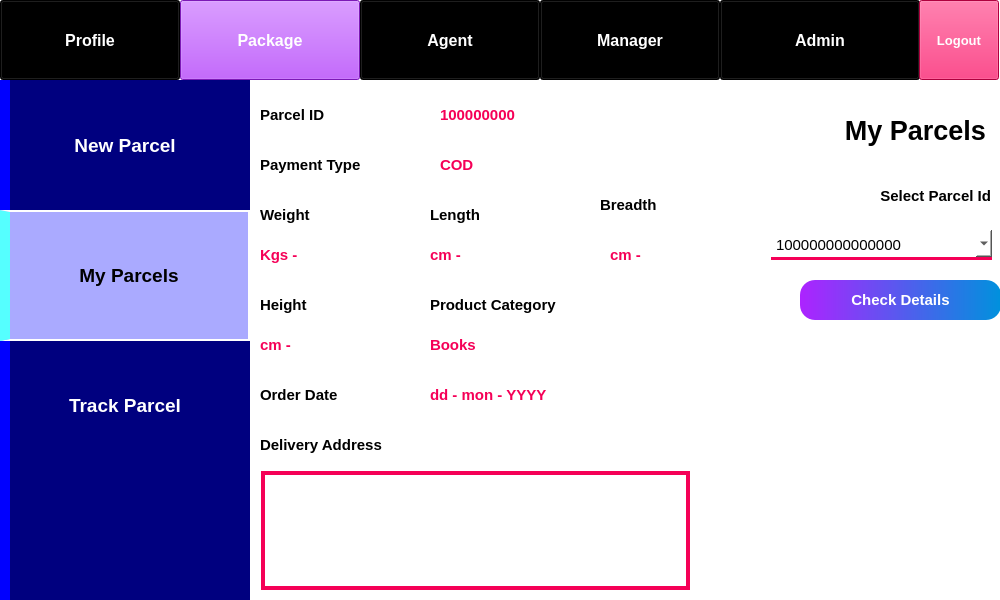
<?xml version="1.0" encoding="UTF-8"?>
<ui version="4.0">
 <class>MainWindow</class>
 <widget class="QMainWindow" name="MainWindow">
  <property name="geometry">
   <rect>
    <x>0</x>
    <y>0</y>
    <width>1000</width>
    <height>600</height>
   </rect>
  </property>
  <property name="windowTitle">
   <string>My Parcels</string>
  </property>
  <property name="windowIcon">
   <iconset>
    <normaloff>../images/PMS logo.PNG</normaloff>../images/PMS logo.PNG</iconset>
  </property>
  <property name="styleSheet">
   <string notr="true">background-color: rgb(255, 255, 255);</string>
  </property>
  <widget class="QWidget" name="centralwidget">
   <widget class="QPushButton" name="pushButton">
    <property name="geometry">
     <rect>
      <x>0</x>
      <y>0</y>
      <width>180</width>
      <height>80</height>
     </rect>
    </property>
    <property name="font">
     <font>
      <pointsize>12</pointsize>
      <weight>75</weight>
      <bold>true</bold>
     </font>
    </property>
    <property name="styleSheet">
     <string notr="true">background-color: rgb(0, 0, 0);
color: rgb(255, 255, 255);</string>
    </property>
    <property name="text">
     <string>Profile</string>
    </property>
   </widget>
   <widget class="QPushButton" name="pushButton_2">
    <property name="geometry">
     <rect>
      <x>180</x>
      <y>0</y>
      <width>180</width>
      <height>80</height>
     </rect>
    </property>
    <property name="font">
     <font>
      <pointsize>12</pointsize>
      <weight>75</weight>
      <bold>true</bold>
     </font>
    </property>
    <property name="styleSheet">
     <string notr="true">background-color: rgb(173, 35, 255);
color: rgb(255, 255, 255);</string>
    </property>
    <property name="text">
     <string>Package</string>
    </property>
   </widget>
   <widget class="QPushButton" name="pushButton_3">
    <property name="geometry">
     <rect>
      <x>360</x>
      <y>0</y>
      <width>180</width>
      <height>80</height>
     </rect>
    </property>
    <property name="font">
     <font>
      <pointsize>12</pointsize>
      <weight>75</weight>
      <bold>true</bold>
     </font>
    </property>
    <property name="styleSheet">
     <string notr="true">background-color: rgb(0, 0, 0);
color: rgb(255, 255, 255);</string>
    </property>
    <property name="text">
     <string>Agent</string>
    </property>
   </widget>
   <widget class="QPushButton" name="pushButton_4">
    <property name="geometry">
     <rect>
      <x>540</x>
      <y>0</y>
      <width>180</width>
      <height>80</height>
     </rect>
    </property>
    <property name="font">
     <font>
      <pointsize>12</pointsize>
      <weight>75</weight>
      <bold>true</bold>
     </font>
    </property>
    <property name="styleSheet">
     <string notr="true">background-color: rgb(0, 0, 0);
color: rgb(255, 255, 255);</string>
    </property>
    <property name="text">
     <string>Manager</string>
    </property>
   </widget>
   <widget class="QPushButton" name="pushButton_5">
    <property name="geometry">
     <rect>
      <x>720</x>
      <y>0</y>
      <width>200</width>
      <height>80</height>
     </rect>
    </property>
    <property name="font">
     <font>
      <pointsize>12</pointsize>
      <weight>75</weight>
      <bold>true</bold>
     </font>
    </property>
    <property name="styleSheet">
     <string notr="true">background-color: rgb(0, 0, 0);
color: rgb(255, 255, 255);</string>
    </property>
    <property name="text">
     <string>Admin</string>
    </property>
   </widget>
   <widget class="QPushButton" name="pushButton_6">
    <property name="geometry">
     <rect>
      <x>800</x>
      <y>280</y>
      <width>201</width>
      <height>40</height>
     </rect>
    </property>
    <property name="font">
     <font>
      <pointsize>11</pointsize>
      <weight>75</weight>
      <bold>true</bold>
     </font>
    </property>
    <property name="styleSheet">
     <string notr="true">background-color: qlineargradient(spread:pad, x1:0, y1:0, x2:1, y2:0, stop:0 rgba(173, 35, 255, 255), stop:1 rgba(0, 145, 221, 255));
color: rgb(255, 255, 255);
border-radius: 15px;</string>
    </property>
    <property name="text">
     <string>Check Details</string>
    </property>
   </widget>
   <widget class="QPushButton" name="pushButton_7">
    <property name="geometry">
     <rect>
      <x>919</x>
      <y>0</y>
      <width>80</width>
      <height>80</height>
     </rect>
    </property>
    <property name="font">
     <font>
      <pointsize>10</pointsize>
      <weight>75</weight>
      <bold>true</bold>
     </font>
    </property>
    <property name="styleSheet">
     <string notr="true">background-color: rgb(245, 0, 87);
color: rgb(255, 255, 255);</string>
    </property>
    <property name="text">
     <string>Logout</string>
    </property>
   </widget>
   <widget class="QLabel" name="label">
    <property name="geometry">
     <rect>
      <x>0</x>
      <y>80</y>
      <width>250</width>
      <height>520</height>
     </rect>
    </property>
    <property name="styleSheet">
     <string notr="true">background-color: rgb(0, 0, 127);
border-left: 10px solid rgb(0, 0, 255);</string>
    </property>
    <property name="text">
     <string/>
    </property>
   </widget>
   <widget class="QPushButton" name="pushButton_8">
    <property name="geometry">
     <rect>
      <x>0</x>
      <y>80</y>
      <width>250</width>
      <height>131</height>
     </rect>
    </property>
    <property name="font">
     <font>
      <pointsize>14</pointsize>
      <weight>75</weight>
      <bold>true</bold>
     </font>
    </property>
    <property name="styleSheet">
     <string notr="true">background-color: rgb(0, 0, 127);
color: rgb(255, 255, 255);
border-left: 10px solid rgb(0, 0, 255);</string>
    </property>
    <property name="text">
     <string>New Parcel</string>
    </property>
    <property name="flat">
     <bool>true</bool>
    </property>
   </widget>
   <widget class="QPushButton" name="pushButton_9">
    <property name="geometry">
     <rect>
      <x>0</x>
      <y>210</y>
      <width>250</width>
      <height>131</height>
     </rect>
    </property>
    <property name="font">
     <font>
      <pointsize>14</pointsize>
      <weight>75</weight>
      <bold>true</bold>
     </font>
    </property>
    <property name="styleSheet">
     <string notr="true">background-color: rgb(170, 170, 255);
color: rgb(0, 0, 0);
border: 2px solid white;
border-left: 10px solid rgb(85, 255, 255);</string>
    </property>
    <property name="text">
     <string>My Parcels</string>
    </property>
    <property name="flat">
     <bool>true</bool>
    </property>
   </widget>
   <widget class="QPushButton" name="pushButton_10">
    <property name="geometry">
     <rect>
      <x>0</x>
      <y>340</y>
      <width>250</width>
      <height>131</height>
     </rect>
    </property>
    <property name="font">
     <font>
      <pointsize>14</pointsize>
      <weight>75</weight>
      <bold>true</bold>
     </font>
    </property>
    <property name="styleSheet">
     <string notr="true">background-color: rgb(0, 0, 127);
color: rgb(255, 255, 255);
border-left: 10px solid rgb(0, 0, 255);</string>
    </property>
    <property name="text">
     <string>Track Parcel</string>
    </property>
    <property name="flat">
     <bool>true</bool>
    </property>
   </widget>
   <widget class="QLabel" name="label_2">
    <property name="geometry">
     <rect>
      <x>710</x>
      <y>340</y>
      <width>291</width>
      <height>251</height>
     </rect>
    </property>
    <property name="text">
     <string/>
    </property>
    <property name="pixmap">
     <pixmap>../images/my parcels.png</pixmap>
    </property>
    <property name="scaledContents">
     <bool>true</bool>
    </property>
   </widget>
   <widget class="QLabel" name="label_3">
    <property name="geometry">
     <rect>
      <x>730</x>
      <y>90</y>
      <width>271</width>
      <height>80</height>
     </rect>
    </property>
    <property name="font">
     <font>
      <pointsize>20</pointsize>
      <weight>75</weight>
      <bold>true</bold>
     </font>
    </property>
    <property name="text">
     <string>My Parcels  </string>
    </property>
    <property name="alignment">
     <set>Qt::AlignRight|Qt::AlignTrailing|Qt::AlignVCenter</set>
    </property>
   </widget>
   <widget class="QComboBox" name="comboBox">
    <property name="geometry">
     <rect>
      <x>771</x>
      <y>230</y>
      <width>221</width>
      <height>30</height>
     </rect>
    </property>
    <property name="font">
     <font>
      <pointsize>11</pointsize>
     </font>
    </property>
    <property name="styleSheet">
     <string notr="true">border: none;
border-bottom: 3px solid rgb(245, 0, 87);</string>
    </property>
    <item>
     <property name="text">
      <string>100000000000000</string>
     </property>
    </item>
   </widget>
   <widget class="QLabel" name="label_4">
    <property name="geometry">
     <rect>
      <x>770</x>
      <y>180</y>
      <width>221</width>
      <height>31</height>
     </rect>
    </property>
    <property name="font">
     <font>
      <pointsize>11</pointsize>
      <weight>75</weight>
      <bold>true</bold>
     </font>
    </property>
    <property name="text">
     <string>Select Parcel Id</string>
    </property>
    <property name="alignment">
     <set>Qt::AlignRight|Qt::AlignTrailing|Qt::AlignVCenter</set>
    </property>
   </widget>
   <widget class="QLabel" name="label_5">
    <property name="geometry">
     <rect>
      <x>260</x>
      <y>100</y>
      <width>170</width>
      <height>30</height>
     </rect>
    </property>
    <property name="font">
     <font>
      <pointsize>11</pointsize>
      <weight>75</weight>
      <bold>true</bold>
     </font>
    </property>
    <property name="text">
     <string>Parcel ID</string>
    </property>
   </widget>
   <widget class="QLabel" name="label_6">
    <property name="geometry">
     <rect>
      <x>440</x>
      <y>100</y>
      <width>300</width>
      <height>30</height>
     </rect>
    </property>
    <property name="font">
     <font>
      <pointsize>11</pointsize>
      <weight>75</weight>
      <bold>true</bold>
     </font>
    </property>
    <property name="styleSheet">
     <string notr="true">color: rgb(245, 0, 87);</string>
    </property>
    <property name="text">
     <string>100000000</string>
    </property>
   </widget>
   <widget class="QLabel" name="label_7">
    <property name="geometry">
     <rect>
      <x>260</x>
      <y>150</y>
      <width>170</width>
      <height>30</height>
     </rect>
    </property>
    <property name="font">
     <font>
      <pointsize>11</pointsize>
      <weight>75</weight>
      <bold>true</bold>
     </font>
    </property>
    <property name="text">
     <string>Payment Type</string>
    </property>
   </widget>
   <widget class="QLabel" name="label_8">
    <property name="geometry">
     <rect>
      <x>260</x>
      <y>200</y>
      <width>121</width>
      <height>30</height>
     </rect>
    </property>
    <property name="font">
     <font>
      <pointsize>11</pointsize>
      <weight>75</weight>
      <bold>true</bold>
     </font>
    </property>
    <property name="text">
     <string>Weight</string>
    </property>
   </widget>
   <widget class="QLabel" name="label_9">
    <property name="geometry">
     <rect>
      <x>430</x>
      <y>200</y>
      <width>121</width>
      <height>30</height>
     </rect>
    </property>
    <property name="font">
     <font>
      <pointsize>11</pointsize>
      <weight>75</weight>
      <bold>true</bold>
     </font>
    </property>
    <property name="text">
     <string>Length</string>
    </property>
   </widget>
   <widget class="QLabel" name="label_10">
    <property name="geometry">
     <rect>
      <x>600</x>
      <y>190</y>
      <width>121</width>
      <height>30</height>
     </rect>
    </property>
    <property name="font">
     <font>
      <pointsize>11</pointsize>
      <weight>75</weight>
      <bold>true</bold>
     </font>
    </property>
    <property name="text">
     <string>Breadth</string>
    </property>
   </widget>
   <widget class="QLabel" name="label_11">
    <property name="geometry">
     <rect>
      <x>260</x>
      <y>290</y>
      <width>121</width>
      <height>30</height>
     </rect>
    </property>
    <property name="font">
     <font>
      <pointsize>11</pointsize>
      <weight>75</weight>
      <bold>true</bold>
     </font>
    </property>
    <property name="text">
     <string>Height</string>
    </property>
   </widget>
   <widget class="QLabel" name="label_12">
    <property name="geometry">
     <rect>
      <x>430</x>
      <y>290</y>
      <width>200</width>
      <height>30</height>
     </rect>
    </property>
    <property name="font">
     <font>
      <pointsize>11</pointsize>
      <weight>75</weight>
      <bold>true</bold>
     </font>
    </property>
    <property name="text">
     <string>Product Category</string>
    </property>
   </widget>
   <widget class="QLabel" name="label_13">
    <property name="geometry">
     <rect>
      <x>260</x>
      <y>430</y>
      <width>200</width>
      <height>30</height>
     </rect>
    </property>
    <property name="font">
     <font>
      <pointsize>11</pointsize>
      <weight>75</weight>
      <bold>true</bold>
     </font>
    </property>
    <property name="text">
     <string>Delivery Address</string>
    </property>
   </widget>
   <widget class="QLabel" name="label_14">
    <property name="geometry">
     <rect>
      <x>260</x>
      <y>240</y>
      <width>150</width>
      <height>30</height>
     </rect>
    </property>
    <property name="font">
     <font>
      <pointsize>11</pointsize>
      <weight>75</weight>
      <bold>true</bold>
     </font>
    </property>
    <property name="styleSheet">
     <string notr="true">color: rgb(245, 0, 87);</string>
    </property>
    <property name="text">
     <string>Kgs -</string>
    </property>
   </widget>
   <widget class="QLabel" name="label_15">
    <property name="geometry">
     <rect>
      <x>430</x>
      <y>240</y>
      <width>150</width>
      <height>30</height>
     </rect>
    </property>
    <property name="font">
     <font>
      <pointsize>11</pointsize>
      <weight>75</weight>
      <bold>true</bold>
     </font>
    </property>
    <property name="styleSheet">
     <string notr="true">color: rgb(245, 0, 87);</string>
    </property>
    <property name="text">
     <string>cm -</string>
    </property>
   </widget>
   <widget class="QLabel" name="label_16">
    <property name="geometry">
     <rect>
      <x>610</x>
      <y>240</y>
      <width>150</width>
      <height>30</height>
     </rect>
    </property>
    <property name="font">
     <font>
      <pointsize>11</pointsize>
      <weight>75</weight>
      <bold>true</bold>
     </font>
    </property>
    <property name="styleSheet">
     <string notr="true">color: rgb(245, 0, 87);</string>
    </property>
    <property name="text">
     <string>cm -</string>
    </property>
   </widget>
   <widget class="QLabel" name="label_17">
    <property name="geometry">
     <rect>
      <x>260</x>
      <y>330</y>
      <width>150</width>
      <height>30</height>
     </rect>
    </property>
    <property name="font">
     <font>
      <pointsize>11</pointsize>
      <weight>75</weight>
      <bold>true</bold>
     </font>
    </property>
    <property name="styleSheet">
     <string notr="true">color: rgb(245, 0, 87);</string>
    </property>
    <property name="text">
     <string>cm -</string>
    </property>
   </widget>
   <widget class="QLabel" name="label_18">
    <property name="geometry">
     <rect>
      <x>430</x>
      <y>330</y>
      <width>300</width>
      <height>30</height>
     </rect>
    </property>
    <property name="font">
     <font>
      <pointsize>11</pointsize>
      <weight>75</weight>
      <bold>true</bold>
     </font>
    </property>
    <property name="styleSheet">
     <string notr="true">color: rgb(245, 0, 87);</string>
    </property>
    <property name="text">
     <string>Books</string>
    </property>
   </widget>
   <widget class="QLabel" name="label_19">
    <property name="geometry">
     <rect>
      <x>260</x>
      <y>380</y>
      <width>150</width>
      <height>30</height>
     </rect>
    </property>
    <property name="font">
     <font>
      <pointsize>11</pointsize>
      <weight>75</weight>
      <bold>true</bold>
     </font>
    </property>
    <property name="text">
     <string>Order Date</string>
    </property>
   </widget>
   <widget class="QLabel" name="label_20">
    <property name="geometry">
     <rect>
      <x>430</x>
      <y>380</y>
      <width>250</width>
      <height>30</height>
     </rect>
    </property>
    <property name="font">
     <font>
      <pointsize>11</pointsize>
      <weight>75</weight>
      <bold>true</bold>
     </font>
    </property>
    <property name="styleSheet">
     <string notr="true">color: rgb(245, 0, 87);</string>
    </property>
    <property name="text">
     <string>dd - mon - YYYY</string>
    </property>
   </widget>
   <widget class="QTextBrowser" name="textBrowser">
    <property name="geometry">
     <rect>
      <x>260</x>
      <y>470</y>
      <width>431</width>
      <height>121</height>
     </rect>
    </property>
    <property name="font">
     <font>
      <pointsize>10</pointsize>
     </font>
    </property>
    <property name="styleSheet">
     <string notr="true">border: 4px solid rgb(245, 0, 87);
margin: 1px;</string>
    </property>
   </widget>
   <widget class="QLabel" name="label_21">
    <property name="geometry">
     <rect>
      <x>440</x>
      <y>150</y>
      <width>300</width>
      <height>30</height>
     </rect>
    </property>
    <property name="font">
     <font>
      <pointsize>11</pointsize>
      <weight>75</weight>
      <bold>true</bold>
     </font>
    </property>
    <property name="styleSheet">
     <string notr="true">color: rgb(245, 0, 87);</string>
    </property>
    <property name="text">
     <string>COD</string>
    </property>
   </widget>
  </widget>
 </widget>
 <resources/>
 <connections/>
</ui>
